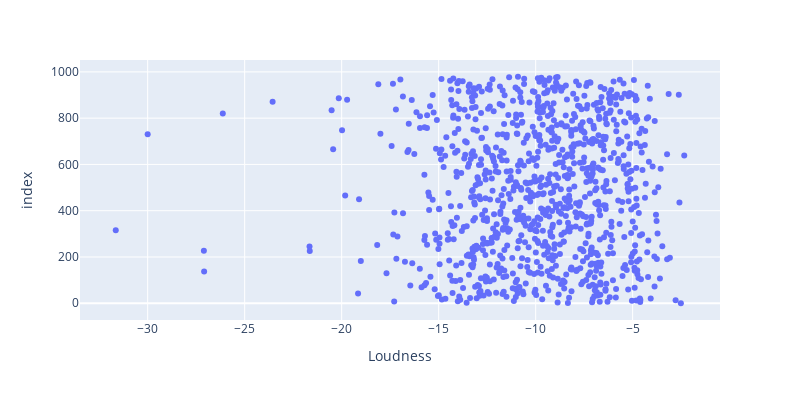

Source (notebook cell):
### Markdown cell above
Al tener las canciones un rango alto de posibles decibeles, produce que sea necesario estar cambiando el volumen constantemente. Por eso, ahora se normalizan los valores.

### Code cell
fig = px.scatter(loudness_dataset, x="Loudness", width=800, height=400)

fig.show()

### Figure 1 — Plotly figure (JSON) as saved in the notebook; plotly's stock layout.template omitted (floating-point values rounded to 4 significant figures; data arrays with more than 128 entries replaced by an {"elided": "..."} marker saying what was removed)
{"data": [{"hovertemplate": "Loudness=%{x}<br>index=%{y}<extra></extra>", "legendgroup": "", "marker": {"color": "#636efa", "symbol": "circle"}, "mode": "markers", "name": "", "orientation": "h", "showlegend": false, "type": "scatter", "x": {"elided": "964 float values"}, "xaxis": "x", "y": {"elided": "964 int values"}, "yaxis": "y"}], "layout": {"height": 400, "legend": {"tracegroupgap": 0}, "margin": {"t": 60}, "width": 800, "xaxis": {"anchor": "y", "domain": [0, 1], "title": {"text": "Loudness"}}, "yaxis": {"anchor": "x", "domain": [0, 1], "title": {"text": "index"}}}}
